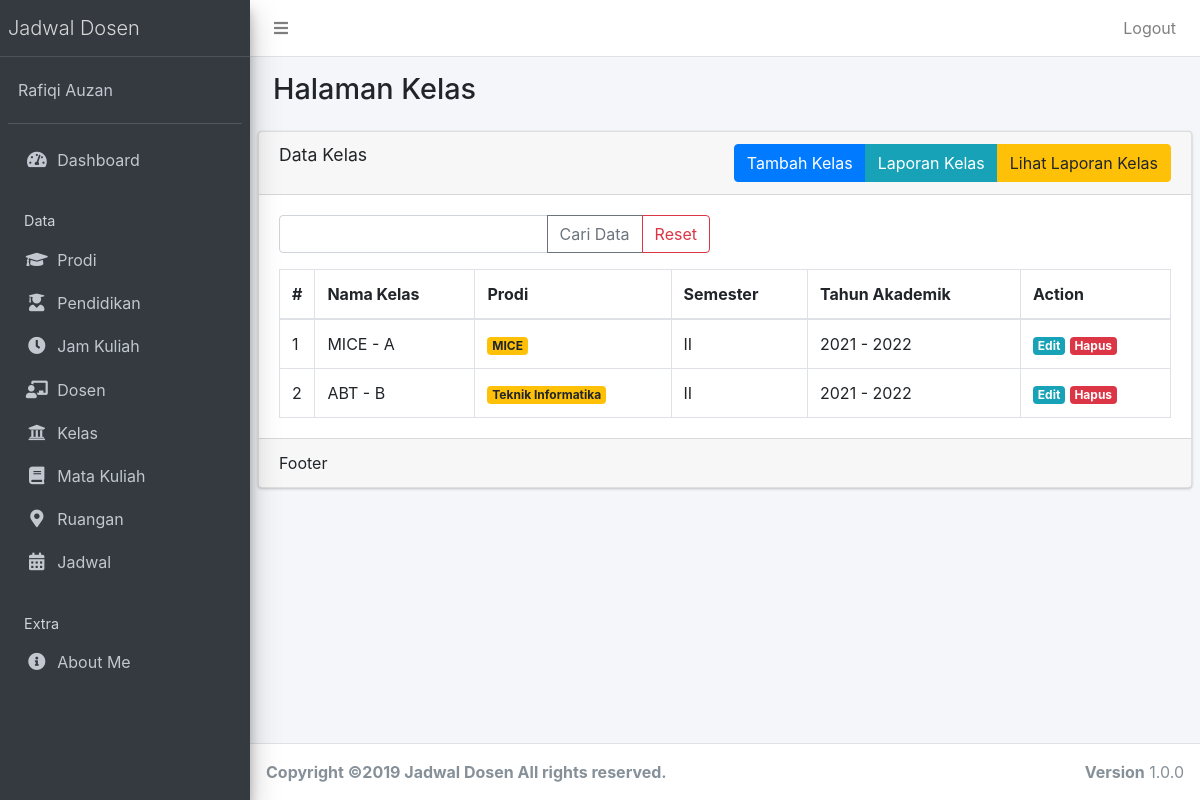
The app's page /public/kelas (signed in) with its own data.
### tables this page shows
CREATE TABLE `kelas` (
  `kelas_id` int(12) NOT NULL AUTO_INCREMENT,
  `nama_kelas` varchar(40) NOT NULL,
  `prodi_id` int(12) NOT NULL,
  `semester` varchar(10) NOT NULL,
  `tahun_akademik` varchar(20) NOT NULL,
  PRIMARY KEY (`kelas_id`)
);

CREATE TABLE `prodi` (
  `prodi_id` int(12) NOT NULL AUTO_INCREMENT,
  `nama_prodi` varchar(35) NOT NULL,
  PRIMARY KEY (`prodi_id`)
);

### app/core/Controller.php (called while the page is built, shortened)
<?php
class Controller{
	public function view($view, $data = [])
	{
		require_once '../app/views/' . $view . '.php';
	}
	public function model($model)
	{
		return new $model;
	}
}

### app/controllers/Kelas.php (called while the page is built, shortened)
<?php
class Kelas extends Controller
{
	public function index()
	{
		$data['title'] = 'Data Kelas';
		$data['kelas'] = $this->model('KelasModel')->getAllKelas();
		$this->view('kelas/index', $data);
	}
}

### app/core/App.php (called while the page is built, shortened)
<?php
class App{
	protected $method = 'index';
	protected $params = [];
	public function __construct(){
		$this->controller = new $this->controller;
		call_user_func_array([$this->controller, $this->method], $this->params);
	}
}

### public/index.php (called while the page is built, shortened)
<?php
$app = new App;

### app/core/Database.php (called while the page is built, shortened)
<?php
class Database{
	private $host = DB_HOST;
	private $user = DB_USER;
	private $pass = DB_PASS;
	private $dbnm = DB_NAME;
	private $dbh;
	private $stmt;
	public function __construct()
	{
		$dsn = 'mysql:host='. $this->host .';dbname='. $this->dbnm;
		$option = [
			PDO::ATTR_PERSISTENT => true,
			PDO::ATTR_ERRMODE => PDO::ERRMODE_EXCEPTION
		];
		try{
			$this->dbh = new PDO($dsn,$this->user,$this->pass, $option);
		}catch(PDOException $e){
			die($e->getMessage());
		}
	}
	public function query($query)
	{
		$this->stmt = $this->dbh->prepare($query);
	}
	public function execute()
	{
		$this->stmt->execute();
	}
	public function resultSet()
	{
		$this->execute();
		return $this->stmt->fetchAll(PDO::FETCH_ASSOC);
	}
}

### app/models/KelasModel.php (called while the page is built, shortened)
<?php
class KelasModel
{
	private $table = 'kelas';
	private $db;
	public function __construct()
	{
		$this->db = new Database;
	}
	public function getAllKelas()
	{
		$this->db->query("SELECT kelas.*, prodi.nama_prodi FROM " . $this->table . " JOIN prodi ON prodi.prodi_id = kelas.prodi_id");
		return $this->db->resultSet();
	}
}

### app/views/kelas/index.php (the view, shortened to what this page needs)
<div class="content-wrapper">
  <section class="content-header">
    <div class="container-fluid">
      <div class="row mb-2">
        <div class="col-sm-6">
          <h1>Halaman Kelas</h1>
        </div>
      </div>
    </div>
  </section>
  <section class="content">
    <div class="row">
      <div class="col-sm-12">
      </div>
    </div>
    <div class="card">
      <div class="card-header">
        <h3 class="card-title"><?= $data['title'] ?></h3>
        <div class="btn-group float-right"><a href="<?= base_url; ?>/kelas/tambah" class="btn float-right btn-xs btn btn-primary">Tambah Kelas</a><a href="<?= base_url; ?>/kelas/laporan" class="btn float-right btn-xs btn btn-info">Laporan Kelas</a><a href="<?= base_url; ?>/kelas/lihatlaporan" class="btn float-right btn-xs btn btn-warning">Lihat Laporan Kelas</a></div>
      </div>
      <div class="card-body">
        <form action="<?= base_url; ?>/kelas/cari" method="post">
          <div class="row mb-3">
            <div class="col-lg-6">
              <div class="input-group">
                <input type="text" class="form-control" placeholder="" name="key">
                <div class="input-group-append">
                  <button class="btn btn-outline-secondary" type="submit">Cari Data</button>
                  <a class="btn btn-outline-danger" href="<?= base_url; ?>/kelas">Reset</a>
                </div>
              </div>
            </div>
          </div>
        </form>
        <table class="table table-bordered">
          <thead>
            <tr>
              <th style="width: 10px">#</th>
              <th>Nama Kelas</th>
              <th>Prodi</th>
              <th>Semester</th>
              <th>Tahun Akademik</th>
              <th style="width: 150px">Action</th>
            </tr>
          </thead>
          <tbody>
            <?php $no = 1; ?>
            <?php foreach ($data['kelas'] as $row) : ?>
              <tr>
                <td><?= $no; ?></td>
                <td><?= $row['nama_kelas']; ?></td>
                <td>
                  <div class="badge badge-warning"><?= $row['nama_prodi']; ?></div>
                </td>
                <td><?= $row['semester']; ?></td>
                <td><?= $row['tahun_akademik']; ?></td>
                <td>
                  <a href="<?= base_url; ?>/kelas/edit/<?= $row['kelas_id'] ?>" class="badge badge-info">Edit</a> <a href="<?= base_url; ?>/kelas/hapus/<?= $row['kelas_id'] ?>" class="badge badge-danger" onclick="return confirm('Hapus data?');">Hapus</a>
                </td>
              </tr>
            <?php $no++;
            endforeach; ?>
          </tbody>
        </table>
      </div>
      <div class="card-footer">
        Footer
      </div>
    </div>
  </section>
</div>

### records on screen
kelas: nama_kelas "MICE - A", prodi.nama_prodi "MICE", semester "II", tahun_akademik "2021 - 2022"
kelas: nama_kelas "ABT - B", prodi.nama_prodi "Teknik Informatika", semester "II", tahun_akademik "2021 - 2022"

### other values on screen
$data['title'] "Data Kelas"
